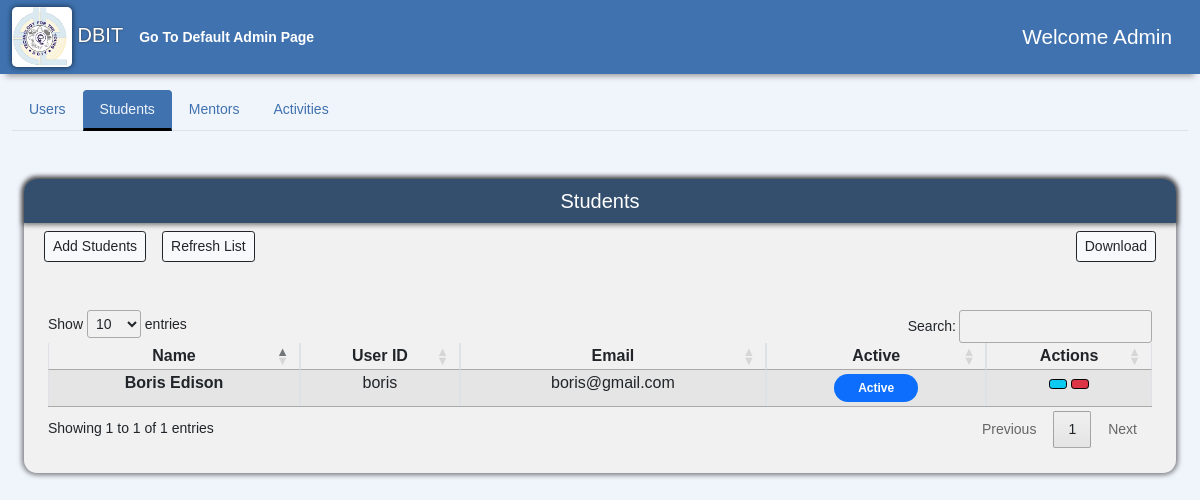
The page /AdminPage/student (signed in) on the database as committed earlier.
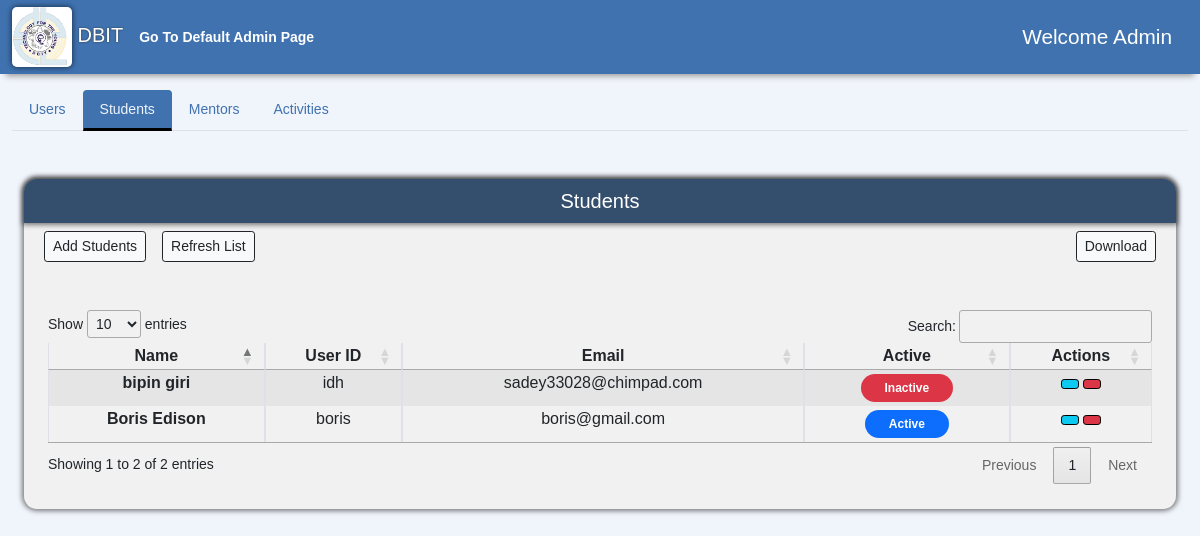
The same page on the database as committed later.
### accounts/models.py (models this page shows, shortened)
class User(AbstractUser):
    usr_id = models.CharField(max_length=50, unique=True)
    username = None
    email = models.EmailField(max_length=255, unique=True)
    created_on = models.DateTimeField(auto_now_add=True)
    is_active = models.BooleanField(default=True)
    is_staff = models.BooleanField(default=False)
    is_superuser = models.BooleanField(default=False)
    first_name = models.CharField(max_length=50, null=True)
    last_name = models.CharField(max_length=50, null=True)
    middle_name = models.CharField(max_length=50, null=True)
    phone = models.CharField(max_length=10, null=True, blank=True)
    profile_img = models.ImageField(
        default='logo.png', null=True, blank=True, upload_to='images/')
    USERNAME_FIELD = 'email'
    REQUIRED_FIELDS = ['usr_id', ]
    objects = CustomUserManager()

### AdminPage/views.py (the view)
# urls.py: path('student', views.Adminstudent, name= 'admin-student'),
@login_required(login_url='Login')
def Adminstudent(request):
    if request.user.is_superuser:
        students = User.objects.filter(is_staff=False)
        context = {'users': students}
        return render(request,'AdminPage/admin-student.html',context)
    else:
        return HttpResponse("You are not authorized to view this page")

### AdminPage/templates/AdminPage/admin-student.html (shortened to what this page needs)
{% extends "admin.html" %}
{% load static %}
{% block studentTabButton %}
<button class="nav-link active" id="nav-students-tab" data-bs-toggle="tab" data-bs-target="#nav-students" type="button" role="tab" aria-controls="nav-students-tab" aria-selected="true">
  Students
</button>
{% endblock %}
{% block studentTabContent %}
<div class="tab-pane fade active show " id="nav-students" role="tabpanel" aria-labelledby="nav-students-tab">
  <div class="container-fluid mb-5">
    <div class="sidebar flex-shrink-0 dashboard-navigation">
      <div class="sidebar-heading d-flex align-items-center justify-content-center">
        <h5>Students</h5>
      </div>
      <div class="container-fluid" style="overflow-x: auto;">
        <div class="d-flex bd-highlight mb-3">
          <div class="p-2 bd-highlight">
            <button type="button" onclick="window.location.href = '{% url 'register'  %}';" class="btn btn-light ms-auto btn-sm btn-outline-dark" d>
              Add Students
            </button>
          </div>
          <div class="p-2 bd-highlight">
            <button type="button" onClick="window.location.reload()" class="btn btn-light  btn-sm btn-outline-dark" type="button">
              Refresh List
            </button>
          </div>
          <div class="ms-auto p-2 bd-highlight">
            <button type="button" onclick="alert('Logic to download csv');" class="btn btn-light meetings-btn ms-auto btn-sm btn-outline-dark" data-bs-toggle="modal" data-bs-target="#staticBackdrop">
              Download
            </button>
          </div>
        </div>
      </div>
      <div class="table-div m-4 mt-4 mb-4">
        <table class="table table-striped table-bordered" style="widows: 100%;" id="student-table">
          <thead >
            <tr >
              <th scope="col" class="px-2 py-1 text-center">Name</th>
              <th scope="col" class="px-2 py-1 text-center">User ID</th>
              <th scope="col" class="px-2 py-1 text-center">Email</th>
              <th scope="col" class="px-2 py-1 text-center">Active</th>
              <th scope="col" class="px-2 py-1 text-center">Actions</th>
            </tr>
          </thead>
          <tbody id="myTable">
            {% for user in users %}
            <tr>
              <th scope="row" class="px-2 py-1 text-center">{{user.first_name}} {{user.last_name}}</th>
              <td class="px-2 py-1 text-center">{{user.usr_id}}</td>
              <td class="px-2 py-1 text-center">{{user.email}}</td>
              <td class="px-2 py-1 text-center">
                {% if user.is_active %}
                <span class="badge bg-primary rounded-pill px-4 py-2">Active</span> {% else %}
                <span class="badge bg-danger rounded-pill px-4 py-2">Inactive</span> {% endif %}
              </td>
              <td class="px-2 py-1 text-center">
                <button type="button" class="btn btn-info ms-auto btn-sm" style="border-color: black" onClick="window.location.href='{% url 'update-user' user.usr_id %}'">
                </button>
                <form action="{% url 'delete-user' user.id %}" class="mb-0" style="display: inline-block" method='POST'>
                    <button type="submit" class="btn btn-danger ms-auto btn-sm" style="border-color: black" onClick="return confirm('Are you sure Do you want to delete this user/account ?');">
                    </button>
                </form>
              </td>
            </tr>
            {% endfor %}
          </tbody>
        </table>
      </div>
    </div>
  </div>
</div>
{% endblock %}

Rows that differ between the two databases and show on the page:
added User: first_name "bipin", last_name "giri", usr_id "idh", email "sadey33028@chimpad.com", is_active "Inactive"
Other text that changed with them:
text written by a page script: "Show entries Search: Showing 1 to 1 of 1 entries Previous 1 Next" → "Show entries Search: Showing 1 to 2 of 2 entries Previous 1 Next"
